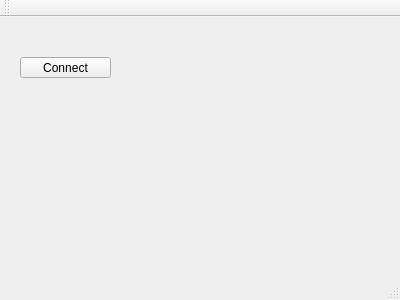
<?xml version="1.0" encoding="UTF-8"?>
<ui version="4.0">
 <class>ClientSide</class>
 <widget class="QMainWindow" name="ClientSide">
  <property name="geometry">
   <rect>
    <x>0</x>
    <y>0</y>
    <width>400</width>
    <height>300</height>
   </rect>
  </property>
  <property name="windowTitle">
   <string>ClientSide</string>
  </property>
  <widget class="QWidget" name="centralWidget">
   <widget class="QPushButton" name="pushButton">
    <property name="geometry">
     <rect>
      <x>20</x>
      <y>40</y>
      <width>91</width>
      <height>21</height>
     </rect>
    </property>
    <property name="text">
     <string>Connect</string>
    </property>
   </widget>
  </widget>
  <widget class="QMenuBar" name="menuBar">
   <property name="geometry">
    <rect>
     <x>0</x>
     <y>0</y>
     <width>400</width>
     <height>22</height>
    </rect>
   </property>
  </widget>
  <widget class="QToolBar" name="mainToolBar">
   <attribute name="toolBarArea">
    <enum>TopToolBarArea</enum>
   </attribute>
   <attribute name="toolBarBreak">
    <bool>false</bool>
   </attribute>
  </widget>
  <widget class="QStatusBar" name="statusBar"/>
 </widget>
 <layoutdefault spacing="6" margin="11"/>
 <resources/>
 <connections/>
</ui>
